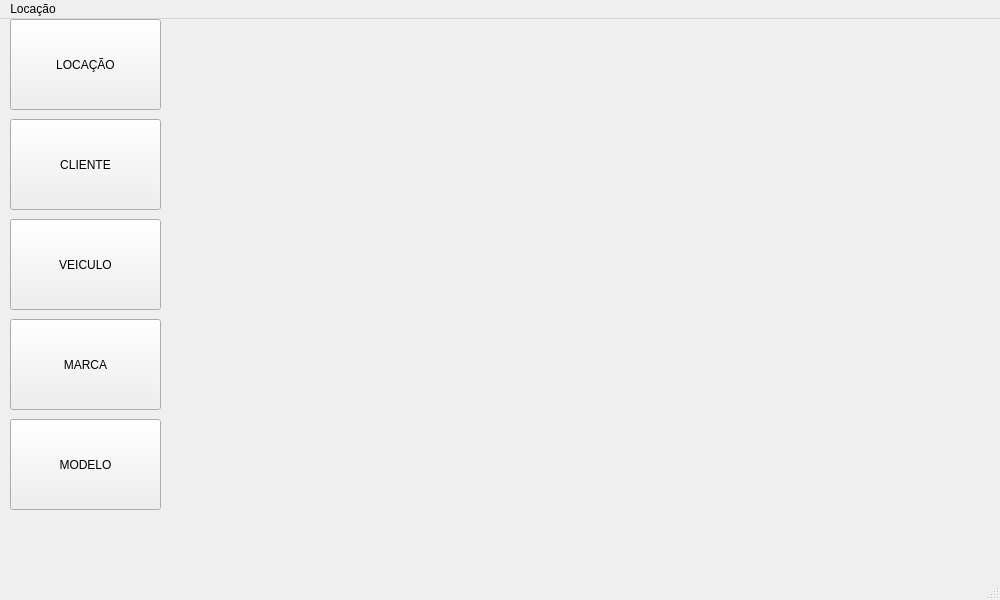
<?xml version="1.0" encoding="UTF-8"?>
<ui version="4.0">
 <class>MainWindow</class>
 <widget class="QMainWindow" name="MainWindow">
  <property name="geometry">
   <rect>
    <x>0</x>
    <y>0</y>
    <width>1000</width>
    <height>600</height>
   </rect>
  </property>
  <property name="minimumSize">
   <size>
    <width>0</width>
    <height>0</height>
   </size>
  </property>
  <property name="windowTitle">
   <string>LOCADORA</string>
  </property>
  <property name="styleSheet">
   <string notr="true"/>
  </property>
  <widget class="QWidget" name="centralWidget">
   <widget class="QPushButton" name="pushButton_Cliente">
    <property name="geometry">
     <rect>
      <x>10</x>
      <y>100</y>
      <width>151</width>
      <height>91</height>
     </rect>
    </property>
    <property name="cursor">
     <cursorShape>PointingHandCursor</cursorShape>
    </property>
    <property name="styleSheet">
     <string notr="true">qproperty-icon:url(:/rec/img/business_application_addmale_useradd_insert_add_user_client_2312.png)</string>
    </property>
    <property name="text">
     <string>CLIENTE</string>
    </property>
    <property name="iconSize">
     <size>
      <width>30</width>
      <height>30</height>
     </size>
    </property>
   </widget>
   <widget class="QPushButton" name="pushButton_Veiculo">
    <property name="geometry">
     <rect>
      <x>10</x>
      <y>200</y>
      <width>151</width>
      <height>91</height>
     </rect>
    </property>
    <property name="cursor">
     <cursorShape>PointingHandCursor</cursorShape>
    </property>
    <property name="styleSheet">
     <string notr="true">qproperty-icon:url(:/rec/img/Cabriolet_Red_icon-icons.com_54906.png)</string>
    </property>
    <property name="text">
     <string>VEICULO</string>
    </property>
    <property name="iconSize">
     <size>
      <width>30</width>
      <height>30</height>
     </size>
    </property>
   </widget>
   <widget class="QPushButton" name="pushButton_ListarV">
    <property name="geometry">
     <rect>
      <x>10</x>
      <y>400</y>
      <width>151</width>
      <height>91</height>
     </rect>
    </property>
    <property name="cursor">
     <cursorShape>PointingHandCursor</cursorShape>
    </property>
    <property name="styleSheet">
     <string notr="true">qproperty-icon: url(:/rec/img/to_do_list_icon-icons.com_76974.png)</string>
    </property>
    <property name="text">
     <string>MODELO</string>
    </property>
    <property name="iconSize">
     <size>
      <width>30</width>
      <height>30</height>
     </size>
    </property>
   </widget>
   <widget class="QPushButton" name="pushButton_Alugar">
    <property name="geometry">
     <rect>
      <x>10</x>
      <y>0</y>
      <width>151</width>
      <height>91</height>
     </rect>
    </property>
    <property name="cursor">
     <cursorShape>PointingHandCursor</cursorShape>
    </property>
    <property name="styleSheet">
     <string notr="true">qproperty-icon: url(:/rec/img/buyacar_89124.png)</string>
    </property>
    <property name="text">
     <string>LOCAÇÃO</string>
    </property>
    <property name="iconSize">
     <size>
      <width>30</width>
      <height>30</height>
     </size>
    </property>
   </widget>
   <widget class="QPushButton" name="pushButton_ListarC">
    <property name="geometry">
     <rect>
      <x>10</x>
      <y>300</y>
      <width>151</width>
      <height>91</height>
     </rect>
    </property>
    <property name="cursor">
     <cursorShape>PointingHandCursor</cursorShape>
    </property>
    <property name="styleSheet">
     <string notr="true">qproperty-icon: url(:/rec/img/users_folder_19897.png)</string>
    </property>
    <property name="text">
     <string>MARCA</string>
    </property>
    <property name="iconSize">
     <size>
      <width>30</width>
      <height>30</height>
     </size>
    </property>
   </widget>
   <zorder>pushButton_Alugar</zorder>
   <zorder>pushButton_Cliente</zorder>
   <zorder>pushButton_Veiculo</zorder>
   <zorder>pushButton_ListarC</zorder>
   <zorder>pushButton_ListarV</zorder>
  </widget>
  <widget class="QMenuBar" name="menuBar">
   <property name="geometry">
    <rect>
     <x>0</x>
     <y>0</y>
     <width>1000</width>
     <height>21</height>
    </rect>
   </property>
   <widget class="QMenu" name="menuLoca_o">
    <property name="title">
     <string>Locação</string>
    </property>
   </widget>
   <addaction name="menuLoca_o"/>
  </widget>
  <widget class="QToolBar" name="mainToolBar">
   <property name="enabled">
    <bool>false</bool>
   </property>
   <property name="maximumSize">
    <size>
     <width>0</width>
     <height>0</height>
    </size>
   </property>
   <property name="font">
    <font>
     <pointsize>12</pointsize>
    </font>
   </property>
   <property name="contextMenuPolicy">
    <enum>Qt::DefaultContextMenu</enum>
   </property>
   <property name="acceptDrops">
    <bool>false</bool>
   </property>
   <property name="statusTip">
    <string/>
   </property>
   <property name="layoutDirection">
    <enum>Qt::LeftToRight</enum>
   </property>
   <property name="movable">
    <bool>false</bool>
   </property>
   <property name="orientation">
    <enum>Qt::Horizontal</enum>
   </property>
   <property name="iconSize">
    <size>
     <width>24</width>
     <height>24</height>
    </size>
   </property>
   <property name="toolButtonStyle">
    <enum>Qt::ToolButtonTextBesideIcon</enum>
   </property>
   <property name="floatable">
    <bool>true</bool>
   </property>
   <attribute name="toolBarArea">
    <enum>TopToolBarArea</enum>
   </attribute>
   <attribute name="toolBarBreak">
    <bool>false</bool>
   </attribute>
   <addaction name="separator"/>
   <addaction name="actionCadastrarMarca"/>
   <addaction name="separator"/>
   <addaction name="actionCadastrarModelo"/>
   <addaction name="separator"/>
   <addaction name="actionListarMarca"/>
   <addaction name="separator"/>
   <addaction name="actionListarModelo"/>
   <addaction name="separator"/>
  </widget>
  <widget class="QStatusBar" name="statusBar"/>
  <action name="actionCadastrarMarca">
   <property name="checkable">
    <bool>false</bool>
   </property>
   <property name="icon">
    <iconset resource="resources.qrc">
     <normaloff>:/rec/img/localiza-logo-1.png</normaloff>:/rec/img/localiza-logo-1.png</iconset>
   </property>
   <property name="text">
    <string>CadastrarMarca</string>
   </property>
   <property name="font">
    <font>
     <pointsize>8</pointsize>
    </font>
   </property>
  </action>
  <action name="actionCadastrarModelo">
   <property name="text">
    <string>CadastrarModelo</string>
   </property>
   <property name="font">
    <font>
     <pointsize>8</pointsize>
    </font>
   </property>
  </action>
  <action name="actionListarMarca">
   <property name="text">
    <string>ListarMarca</string>
   </property>
   <property name="font">
    <font>
     <pointsize>8</pointsize>
    </font>
   </property>
  </action>
  <action name="actionListarModelo">
   <property name="text">
    <string>ListarModelo</string>
   </property>
   <property name="font">
    <font>
     <pointsize>8</pointsize>
    </font>
   </property>
  </action>
 </widget>
 <layoutdefault spacing="6" margin="11"/>
 <resources>
  <include location="resources.qrc"/>
 </resources>
 <connections/>
</ui>
